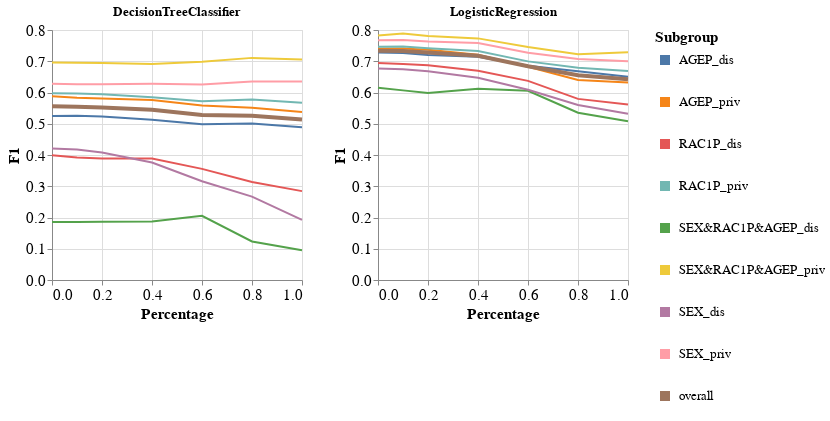

Source (notebook cell):
### Code cell
visualizer.create_subgroups_grid_pct_lines_per_model_plot(subgroup_metric='F1',
                                                          target_preprocessing_technique=PREPROCESSING_TECHNIQUES[0],
                                                          model_names=MODEL_NAMES)

### Figure 1 — Vega-Lite specification as saved in the notebook (floating-point values rounded to 4 significant figures)
{"config": {"view": {"continuousWidth": 400, "continuousHeight": 300}, "axis": {"labelFontSize": 15, "titleFontSize": 15}, "legend": {"labelFontSize": 13, "symbolStrokeWidth": 10, "titleFontSize": 15}}, "vconcat": [{"hconcat": [{"mark": "line", "encoding": {"color": {"field": "Subgroup", "type": "nominal"}, "strokeWidth": {"condition": {"value": 4, "test": "datum.Subgroup == 'overall'"}, "value": 2}, "x": {"field": "Percentage", "type": "quantitative"}, "y": {"field": "Metric_Value", "title": "F1", "type": "quantitative"}}, "height": 250, "title": "DecisionTreeClassifier", "width": 250}, {"data": {"name": "data-c7e24a27112a6fb73e3b926513cf6b7b"}, "mark": "line", "encoding": {"color": {"field": "Subgroup", "type": "nominal"}, "strokeWidth": {"condition": {"value": 4, "test": "datum.Subgroup == 'overall'"}, "value": 2}, "x": {"field": "Percentage", "type": "quantitative"}, "y": {"field": "Metric_Value", "title": "F1", "type": "quantitative"}}, "height": 250, "title": "LogisticRegression", "width": 250}]}], "data": {"name": "data-fd22a82f2b8f12ae63ba0e1f8821de91"}, "$schema": "https://vega.github.io/schema/vega-lite/v4.17.0.json", "datasets": {"data-fd22a82f2b8f12ae63ba0e1f8821de91": [{"Model_Name": "DecisionTreeClassifier", "Test_Set_Index": 0.0, "Metric": "F1", "Subgroup": "AGEP_dis", "Num_Estimators": 10.0, "Metric_Value": 0.5249, "Percentage": 0.0}, {"Model_Name": "DecisionTreeClassifier", "Test_Set_Index": 0.0, "Metric": "F1", "Subgroup": "AGEP_priv", "Num_Estimators": 10.0, "Metric_Value": 0.5876, "Percentage": 0.0}, {"Model_Name": "DecisionTreeClassifier", "Test_Set_Index": 0.0, "Metric": "F1", "Subgroup": "RAC1P_dis", "Num_Estimators": 10.0, "Metric_Value": 0.3993, "Percentage": 0.0}, {"Model_Name": "DecisionTreeClassifier", "Test_Set_Index": 0.0, "Metric": "F1", "Subgroup": "RAC1P_priv", "Num_Estimators": 10.0, "Metric_Value": 0.5974, "Percentage": 0.0}, {"Model_Name": "DecisionTreeClassifier", "Test_Set_Index": 0.0, "Metric": "F1", "Subgroup": "SEX&RAC1P&AGEP_dis", "Num_Estimators": 10.0, "Metric_Value": 0.1856, "Percentage": 0.0}, {"Model_Name": "DecisionTreeClassifier", "Test_Set_Index": 0.0, "Metric": "F1", "Subgroup": "SEX&RAC1P&AGEP_priv", "Num_Estimators": 10.0, "Metric_Value": 0.6963, "Percentage": 0.0}, {"Model_Name": "DecisionTreeClassifier", "Test_Set_Index": 0.0, "Metric": "F1", "Subgroup": "SEX_dis", "Num_Estimators": 10.0, "Metric_Value": 0.4205, "Percentage": 0.0}, {"Model_Name": "DecisionTreeClassifier", "Test_Set_Index": 0.0, "Metric": "F1", "Subgroup": "SEX_priv", "Num_Estimators": 10.0, "Metric_Value": 0.6283, "Percentage": 0.0}, {"Model_Name": "DecisionTreeClassifier", "Test_Set_Index": 0.0, "Metric": "F1", "Subgroup": "overall", "Num_Estimators": 10.0, "Metric_Value": 0.5563, "Percentage": 0.0}, {"Model_Name": "DecisionTreeClassifier", "Test_Set_Index": 1.0, "Metric": "F1", "Subgroup": "AGEP_dis", "Num_Estimators": 10.0, "Metric_Value": 0.5253, "Percentage": 0.1}, {"Model_Name": "DecisionTreeClassifier", "Test_Set_Index": 1.0, "Metric": "F1", "Subgroup": "AGEP_priv", "Num_Estimators": 10.0, "Metric_Value": 0.5832, "Percentage": 0.1}, {"Model_Name": "DecisionTreeClassifier", "Test_Set_Index": 1.0, "Metric": "F1", "Subgroup": "RAC1P_dis", "Num_Estimators": 10.0, "Metric_Value": 0.3918, "Percentage": 0.1}, {"Model_Name": "DecisionTreeClassifier", "Test_Set_Index": 1.0, "Metric": "F1", "Subgroup": "RAC1P_priv", "Num_Estimators": 10.0, "Metric_Value": 0.5968, "Percentage": 0.1}, {"Model_Name": "DecisionTreeClassifier", "Test_Set_Index": 1.0, "Metric": "F1", "Subgroup": "SEX&RAC1P&AGEP_dis", "Num_Estimators": 10.0, "Metric_Value": 0.1856, "Percentage": 0.1}, {"Model_Name": "DecisionTreeClassifier", "Test_Set_Index": 1.0, "Metric": "F1", "Subgroup": "SEX&RAC1P&AGEP_priv", "Num_Estimators": 10.0, "Metric_Value": 0.6948, "Percentage": 0.1}, {"Model_Name": "DecisionTreeClassifier", "Test_Set_Index": 1.0, "Metric": "F1", "Subgroup": "SEX_dis", "Num_Estimators": 10.0, "Metric_Value": 0.4175, "Percentage": 0.1}, {"Model_Name": "DecisionTreeClassifier", "Test_Set_Index": 1.0, "Metric": "F1", "Subgroup": "SEX_priv", "Num_Estimators": 10.0, "Metric_Value": 0.6265, "Percentage": 0.1}, {"Model_Name": "DecisionTreeClassifier", "Test_Set_Index": 1.0, "Metric": "F1", "Subgroup": "overall", "Num_Estimators": 10.0, "Metric_Value": 0.5542, "Percentage": 0.1}, {"Model_Name": "DecisionTreeClassifier", "Test_Set_Index": 2.0, "Metric": "F1", "Subgroup": "AGEP_dis", "Num_Estimators": 10.0, "Metric_Value": 0.5228, "Percentage": 0.2}, {"Model_Name": "DecisionTreeClassifier", "Test_Set_Index": 2.0, "Metric": "F1", "Subgroup": "AGEP_priv", "Num_Estimators": 10.0, "Metric_Value": 0.5808, "Percentage": 0.2}, {"Model_Name": "DecisionTreeClassifier", "Test_Set_Index": 2.0, "Metric": "F1", "Subgroup": "RAC1P_dis", "Num_Estimators": 10.0, "Metric_Value": 0.3885, "Percentage": 0.2}, {"Model_Name": "DecisionTreeClassifier", "Test_Set_Index": 2.0, "Metric": "F1", "Subgroup": "RAC1P_priv", "Num_Estimators": 10.0, "Metric_Value": 0.5946, "Percentage": 0.2}, {"Model_Name": "DecisionTreeClassifier", "Test_Set_Index": 2.0, "Metric": "F1", "Subgroup": "SEX&RAC1P&AGEP_dis", "Num_Estimators": 10.0, "Metric_Value": 0.1867, "Percentage": 0.2}, {"Model_Name": "DecisionTreeClassifier", "Test_Set_Index": 2.0, "Metric": "F1", "Subgroup": "SEX&RAC1P&AGEP_priv", "Num_Estimators": 10.0, "Metric_Value": 0.6945, "Percentage": 0.2}, {"Model_Name": "DecisionTreeClassifier", "Test_Set_Index": 2.0, "Metric": "F1", "Subgroup": "SEX_dis", "Num_Estimators": 10.0, "Metric_Value": 0.408, "Percentage": 0.2}, {"Model_Name": "DecisionTreeClassifier", "Test_Set_Index": 2.0, "Metric": "F1", "Subgroup": "SEX_priv", "Num_Estimators": 10.0, "Metric_Value": 0.6267, "Percentage": 0.2}, {"Model_Name": "DecisionTreeClassifier", "Test_Set_Index": 2.0, "Metric": "F1", "Subgroup": "overall", "Num_Estimators": 10.0, "Metric_Value": 0.5519, "Percentage": 0.2}, {"Model_Name": "DecisionTreeClassifier", "Test_Set_Index": 3.0, "Metric": "F1", "Subgroup": "AGEP_dis", "Num_Estimators": 10.0, "Metric_Value": 0.5126, "Percentage": 0.4}, {"Model_Name": "DecisionTreeClassifier", "Test_Set_Index": 3.0, "Metric": "F1", "Subgroup": "AGEP_priv", "Num_Estimators": 10.0, "Metric_Value": 0.5763, "Percentage": 0.4}, {"Model_Name": "DecisionTreeClassifier", "Test_Set_Index": 3.0, "Metric": "F1", "Subgroup": "RAC1P_dis", "Num_Estimators": 10.0, "Metric_Value": 0.3889, "Percentage": 0.4}, {"Model_Name": "DecisionTreeClassifier", "Test_Set_Index": 3.0, "Metric": "F1", "Subgroup": "RAC1P_priv", "Num_Estimators": 10.0, "Metric_Value": 0.585, "Percentage": 0.4}, {"Model_Name": "DecisionTreeClassifier", "Test_Set_Index": 3.0, "Metric": "F1", "Subgroup": "SEX&RAC1P&AGEP_dis", "Num_Estimators": 10.0, "Metric_Value": 0.1874, "Percentage": 0.4}, {"Model_Name": "DecisionTreeClassifier", "Test_Set_Index": 3.0, "Metric": "F1", "Subgroup": "SEX&RAC1P&AGEP_priv", "Num_Estimators": 10.0, "Metric_Value": 0.691, "Percentage": 0.4}, {"Model_Name": "DecisionTreeClassifier", "Test_Set_Index": 3.0, "Metric": "F1", "Subgroup": "SEX_dis", "Num_Estimators": 10.0, "Metric_Value": 0.3761, "Percentage": 0.4}, {"Model_Name": "DecisionTreeClassifier", "Test_Set_Index": 3.0, "Metric": "F1", "Subgroup": "SEX_priv", "Num_Estimators": 10.0, "Metric_Value": 0.6279, "Percentage": 0.4}, {"Model_Name": "DecisionTreeClassifier", "Test_Set_Index": 3.0, "Metric": "F1", "Subgroup": "overall", "Num_Estimators": 10.0, "Metric_Value": 0.5445, "Percentage": 0.4}, {"Model_Name": "DecisionTreeClassifier", "Test_Set_Index": 4.0, "Metric": "F1", "Subgroup": "AGEP_dis", "Num_Estimators": 10.0, "Metric_Value": 0.498, "Percentage": 0.6}, {"Model_Name": "DecisionTreeClassifier", "Test_Set_Index": 4.0, "Metric": "F1", "Subgroup": "AGEP_priv", "Num_Estimators": 10.0, "Metric_Value": 0.5588, "Percentage": 0.6}, {"Model_Name": "DecisionTreeClassifier", "Test_Set_Index": 4.0, "Metric": "F1", "Subgroup": "RAC1P_dis", "Num_Estimators": 10.0, "Metric_Value": 0.3556, "Percentage": 0.6}, {"Model_Name": "DecisionTreeClassifier", "Test_Set_Index": 4.0, "Metric": "F1", "Subgroup": "RAC1P_priv", "Num_Estimators": 10.0, "Metric_Value": 0.5723, "Percentage": 0.6}, {"Model_Name": "DecisionTreeClassifier", "Test_Set_Index": 4.0, "Metric": "F1", "Subgroup": "SEX&RAC1P&AGEP_dis", "Num_Estimators": 10.0, "Metric_Value": 0.2056, "Percentage": 0.6}, {"Model_Name": "DecisionTreeClassifier", "Test_Set_Index": 4.0, "Metric": "F1", "Subgroup": "SEX&RAC1P&AGEP_priv", "Num_Estimators": 10.0, "Metric_Value": 0.6982, "Percentage": 0.6}, {"Model_Name": "DecisionTreeClassifier", "Test_Set_Index": 4.0, "Metric": "F1", "Subgroup": "SEX_dis", "Num_Estimators": 10.0, "Metric_Value": 0.3158, "Percentage": 0.6}, {"Model_Name": "DecisionTreeClassifier", "Test_Set_Index": 4.0, "Metric": "F1", "Subgroup": "SEX_priv", "Num_Estimators": 10.0, "Metric_Value": 0.626, "Percentage": 0.6}, {"Model_Name": "DecisionTreeClassifier", "Test_Set_Index": 4.0, "Metric": "F1", "Subgroup": "overall", "Num_Estimators": 10.0, "Metric_Value": 0.5282, "Percentage": 0.6}, {"Model_Name": "DecisionTreeClassifier", "Test_Set_Index": 5.0, "Metric": "F1", "Subgroup": "AGEP_dis", "Num_Estimators": 10.0, "Metric_Value": 0.5006, "Percentage": 0.8}, {"Model_Name": "DecisionTreeClassifier", "Test_Set_Index": 5.0, "Metric": "F1", "Subgroup": "AGEP_priv", "Num_Estimators": 10.0, "Metric_Value": 0.5513, "Percentage": 0.8}, {"Model_Name": "DecisionTreeClassifier", "Test_Set_Index": 5.0, "Metric": "F1", "Subgroup": "RAC1P_dis", "Num_Estimators": 10.0, "Metric_Value": 0.3135, "Percentage": 0.8}, {"Model_Name": "DecisionTreeClassifier", "Test_Set_Index": 5.0, "Metric": "F1", "Subgroup": "RAC1P_priv", "Num_Estimators": 10.0, "Metric_Value": 0.5773, "Percentage": 0.8}, {"Model_Name": "DecisionTreeClassifier", "Test_Set_Index": 5.0, "Metric": "F1", "Subgroup": "SEX&RAC1P&AGEP_dis", "Num_Estimators": 10.0, "Metric_Value": 0.1234, "Percentage": 0.8}, {"Model_Name": "DecisionTreeClassifier", "Test_Set_Index": 5.0, "Metric": "F1", "Subgroup": "SEX&RAC1P&AGEP_priv", "Num_Estimators": 10.0, "Metric_Value": 0.7108, "Percentage": 0.8}, {"Model_Name": "DecisionTreeClassifier", "Test_Set_Index": 5.0, "Metric": "F1", "Subgroup": "SEX_dis", "Num_Estimators": 10.0, "Metric_Value": 0.2668, "Percentage": 0.8}, {"Model_Name": "DecisionTreeClassifier", "Test_Set_Index": 5.0, "Metric": "F1", "Subgroup": "SEX_priv", "Num_Estimators": 10.0, "Metric_Value": 0.6353, "Percentage": 0.8}, {"Model_Name": "DecisionTreeClassifier", "Test_Set_Index": 5.0, "Metric": "F1", "Subgroup": "overall", "Num_Estimators": 10.0, "Metric_Value": 0.5258, "Percentage": 0.8}, {"Model_Name": "DecisionTreeClassifier", "Test_Set_Index": 6.0, "Metric": "F1", "Subgroup": "AGEP_dis", "Num_Estimators": 10.0, "Metric_Value": 0.4888, "Percentage": 1.0}, {"Model_Name": "DecisionTreeClassifier", "Test_Set_Index": 6.0, "Metric": "F1", "Subgroup": "AGEP_priv", "Num_Estimators": 10.0, "Metric_Value": 0.5378, "Percentage": 1.0}, {"Model_Name": "DecisionTreeClassifier", "Test_Set_Index": 6.0, "Metric": "F1", "Subgroup": "RAC1P_dis", "Num_Estimators": 10.0, "Metric_Value": 0.2844, "Percentage": 1.0}, {"Model_Name": "DecisionTreeClassifier", "Test_Set_Index": 6.0, "Metric": "F1", "Subgroup": "RAC1P_priv", "Num_Estimators": 10.0, "Metric_Value": 0.5671, "Percentage": 1.0}, {"Model_Name": "DecisionTreeClassifier", "Test_Set_Index": 6.0, "Metric": "F1", "Subgroup": "SEX&RAC1P&AGEP_dis", "Num_Estimators": 10.0, "Metric_Value": 0.09516, "Percentage": 1.0}, {"Model_Name": "DecisionTreeClassifier", "Test_Set_Index": 6.0, "Metric": "F1", "Subgroup": "SEX&RAC1P&AGEP_priv", "Num_Estimators": 10.0, "Metric_Value": 0.7056, "Percentage": 1.0}, {"Model_Name": "DecisionTreeClassifier", "Test_Set_Index": 6.0, "Metric": "F1", "Subgroup": "SEX_dis", "Num_Estimators": 10.0, "Metric_Value": 0.1923, "Percentage": 1.0}, {"Model_Name": "DecisionTreeClassifier", "Test_Set_Index": 6.0, "Metric": "F1", "Subgroup": "SEX_priv", "Num_Estimators": 10.0, "Metric_Value": 0.6349, "Percentage": 1.0}, {"Model_Name": "DecisionTreeClassifier", "Test_Set_Index": 6.0, "Metric": "F1", "Subgroup": "overall", "Num_Estimators": 10.0, "Metric_Value": 0.5133, "Percentage": 1.0}], "data-c7e24a27112a6fb73e3b926513cf6b7b": [{"Model_Name": "LogisticRegression", "Test_Set_Index": 0.0, "Metric": "F1", "Subgroup": "AGEP_dis", "Num_Estimators": 10.0, "Metric_Value": 0.7281, "Percentage": 0.0}, {"Model_Name": "LogisticRegression", "Test_Set_Index": 0.0, "Metric": "F1", "Subgroup": "AGEP_priv", "Num_Estimators": 10.0, "Metric_Value": 0.7398, "Percentage": 0.0}, {"Model_Name": "LogisticRegression", "Test_Set_Index": 0.0, "Metric": "F1", "Subgroup": "RAC1P_dis", "Num_Estimators": 10.0, "Metric_Value": 0.6944, "Percentage": 0.0}, {"Model_Name": "LogisticRegression", "Test_Set_Index": 0.0, "Metric": "F1", "Subgroup": "RAC1P_priv", "Num_Estimators": 10.0, "Metric_Value": 0.7465, "Percentage": 0.0}, {"Model_Name": "LogisticRegression", "Test_Set_Index": 0.0, "Metric": "F1", "Subgroup": "SEX&RAC1P&AGEP_dis", "Num_Estimators": 10.0, "Metric_Value": 0.6154, "Percentage": 0.0}, {"Model_Name": "LogisticRegression", "Test_Set_Index": 0.0, "Metric": "F1", "Subgroup": "SEX&RAC1P&AGEP_priv", "Num_Estimators": 10.0, "Metric_Value": 0.7828, "Percentage": 0.0}, {"Model_Name": "LogisticRegression", "Test_Set_Index": 0.0, "Metric": "F1", "Subgroup": "SEX_dis", "Num_Estimators": 10.0, "Metric_Value": 0.6769, "Percentage": 0.0}, {"Model_Name": "LogisticRegression", "Test_Set_Index": 0.0, "Metric": "F1", "Subgroup": "SEX_priv", "Num_Estimators": 10.0, "Metric_Value": 0.7674, "Percentage": 0.0}, {"Model_Name": "LogisticRegression", "Test_Set_Index": 0.0, "Metric": "F1", "Subgroup": "overall", "Num_Estimators": 10.0, "Metric_Value": 0.7337, "Percentage": 0.0}, {"Model_Name": "LogisticRegression", "Test_Set_Index": 1.0, "Metric": "F1", "Subgroup": "AGEP_dis", "Num_Estimators": 10.0, "Metric_Value": 0.7263, "Percentage": 0.1}, {"Model_Name": "LogisticRegression", "Test_Set_Index": 1.0, "Metric": "F1", "Subgroup": "AGEP_priv", "Num_Estimators": 10.0, "Metric_Value": 0.7407, "Percentage": 0.1}, {"Model_Name": "LogisticRegression", "Test_Set_Index": 1.0, "Metric": "F1", "Subgroup": "RAC1P_dis", "Num_Estimators": 10.0, "Metric_Value": 0.691, "Percentage": 0.1}, {"Model_Name": "LogisticRegression", "Test_Set_Index": 1.0, "Metric": "F1", "Subgroup": "RAC1P_priv", "Num_Estimators": 10.0, "Metric_Value": 0.7468, "Percentage": 0.1}, {"Model_Name": "LogisticRegression", "Test_Set_Index": 1.0, "Metric": "F1", "Subgroup": "SEX&RAC1P&AGEP_dis", "Num_Estimators": 10.0, "Metric_Value": 0.6068, "Percentage": 0.1}, {"Model_Name": "LogisticRegression", "Test_Set_Index": 1.0, "Metric": "F1", "Subgroup": "SEX&RAC1P&AGEP_priv", "Num_Estimators": 10.0, "Metric_Value": 0.7886, "Percentage": 0.1}, {"Model_Name": "LogisticRegression", "Test_Set_Index": 1.0, "Metric": "F1", "Subgroup": "SEX_dis", "Num_Estimators": 10.0, "Metric_Value": 0.6741, "Percentage": 0.1}, {"Model_Name": "LogisticRegression", "Test_Set_Index": 1.0, "Metric": "F1", "Subgroup": "SEX_priv", "Num_Estimators": 10.0, "Metric_Value": 0.7682, "Percentage": 0.1}, {"Model_Name": "LogisticRegression", "Test_Set_Index": 1.0, "Metric": "F1", "Subgroup": "overall", "Num_Estimators": 10.0, "Metric_Value": 0.7331, "Percentage": 0.1}, {"Model_Name": "LogisticRegression", "Test_Set_Index": 2.0, "Metric": "F1", "Subgroup": "AGEP_dis", "Num_Estimators": 10.0, "Metric_Value": 0.7198, "Percentage": 0.2}, {"Model_Name": "LogisticRegression", "Test_Set_Index": 2.0, "Metric": "F1", "Subgroup": "AGEP_priv", "Num_Estimators": 10.0, "Metric_Value": 0.7369, "Percentage": 0.2}, {"Model_Name": "LogisticRegression", "Test_Set_Index": 2.0, "Metric": "F1", "Subgroup": "RAC1P_dis", "Num_Estimators": 10.0, "Metric_Value": 0.687, "Percentage": 0.2}, {"Model_Name": "LogisticRegression", "Test_Set_Index": 2.0, "Metric": "F1", "Subgroup": "RAC1P_priv", "Num_Estimators": 10.0, "Metric_Value": 0.7413, "Percentage": 0.2}, {"Model_Name": "LogisticRegression", "Test_Set_Index": 2.0, "Metric": "F1", "Subgroup": "SEX&RAC1P&AGEP_dis", "Num_Estimators": 10.0, "Metric_Value": 0.5981, "Percentage": 0.2}, {"Model_Name": "LogisticRegression", "Test_Set_Index": 2.0, "Metric": "F1", "Subgroup": "SEX&RAC1P&AGEP_priv", "Num_Estimators": 10.0, "Metric_Value": 0.7804, "Percentage": 0.2}, {"Model_Name": "LogisticRegression", "Test_Set_Index": 2.0, "Metric": "F1", "Subgroup": "SEX_dis", "Num_Estimators": 10.0, "Metric_Value": 0.668, "Percentage": 0.2}, {"Model_Name": "LogisticRegression", "Test_Set_Index": 2.0, "Metric": "F1", "Subgroup": "SEX_priv", "Num_Estimators": 10.0, "Metric_Value": 0.763, "Percentage": 0.2}, {"Model_Name": "LogisticRegression", "Test_Set_Index": 2.0, "Metric": "F1", "Subgroup": "overall", "Num_Estimators": 10.0, "Metric_Value": 0.7278, "Percentage": 0.2}, {"Model_Name": "LogisticRegression", "Test_Set_Index": 3.0, "Metric": "F1", "Subgroup": "AGEP_dis", "Num_Estimators": 10.0, "Metric_Value": 0.7145, "Percentage": 0.4}, {"Model_Name": "LogisticRegression", "Test_Set_Index": 3.0, "Metric": "F1", "Subgroup": "AGEP_priv", "Num_Estimators": 10.0, "Metric_Value": 0.7208, "Percentage": 0.4}, {"Model_Name": "LogisticRegression", "Test_Set_Index": 3.0, "Metric": "F1", "Subgroup": "RAC1P_dis", "Num_Estimators": 10.0, "Metric_Value": 0.6697, "Percentage": 0.4}, {"Model_Name": "LogisticRegression", "Test_Set_Index": 3.0, "Metric": "F1", "Subgroup": "RAC1P_priv", "Num_Estimators": 10.0, "Metric_Value": 0.7331, "Percentage": 0.4}, {"Model_Name": "LogisticRegression", "Test_Set_Index": 3.0, "Metric": "F1", "Subgroup": "SEX&RAC1P&AGEP_dis", "Num_Estimators": 10.0, "Metric_Value": 0.6116, "Percentage": 0.4}, {"Model_Name": "LogisticRegression", "Test_Set_Index": 3.0, "Metric": "F1", "Subgroup": "SEX&RAC1P&AGEP_priv", "Num_Estimators": 10.0, "Metric_Value": 0.7732, "Percentage": 0.4}, {"Model_Name": "LogisticRegression", "Test_Set_Index": 3.0, "Metric": "F1", "Subgroup": "SEX_dis", "Num_Estimators": 10.0, "Metric_Value": 0.647, "Percentage": 0.4}, {"Model_Name": "LogisticRegression", "Test_Set_Index": 3.0, "Metric": "F1", "Subgroup": "SEX_priv", "Num_Estimators": 10.0, "Metric_Value": 0.7581, "Percentage": 0.4}, {"Model_Name": "LogisticRegression", "Test_Set_Index": 3.0, "Metric": "F1", "Subgroup": "overall", "Num_Estimators": 10.0, "Metric_Value": 0.7174, "Percentage": 0.4}, {"Model_Name": "LogisticRegression", "Test_Set_Index": 4.0, "Metric": "F1", "Subgroup": "AGEP_dis", "Num_Estimators": 10.0, "Metric_Value": 0.686, "Percentage": 0.6}, {"Model_Name": "LogisticRegression", "Test_Set_Index": 4.0, "Metric": "F1", "Subgroup": "AGEP_priv", "Num_Estimators": 10.0, "Metric_Value": 0.6821, "Percentage": 0.6}, {"Model_Name": "LogisticRegression", "Test_Set_Index": 4.0, "Metric": "F1", "Subgroup": "RAC1P_dis", "Num_Estimators": 10.0, "Metric_Value": 0.6373, "Percentage": 0.6}, {"Model_Name": "LogisticRegression", "Test_Set_Index": 4.0, "Metric": "F1", "Subgroup": "RAC1P_priv", "Num_Estimators": 10.0, "Metric_Value": 0.6996, "Percentage": 0.6}, {"Model_Name": "LogisticRegression", "Test_Set_Index": 4.0, "Metric": "F1", "Subgroup": "SEX&RAC1P&AGEP_dis", "Num_Estimators": 10.0, "Metric_Value": 0.6053, "Percentage": 0.6}, {"Model_Name": "LogisticRegression", "Test_Set_Index": 4.0, "Metric": "F1", "Subgroup": "SEX&RAC1P&AGEP_priv", "Num_Estimators": 10.0, "Metric_Value": 0.7454, "Percentage": 0.6}, {"Model_Name": "LogisticRegression", "Test_Set_Index": 4.0, "Metric": "F1", "Subgroup": "SEX_dis", "Num_Estimators": 10.0, "Metric_Value": 0.6085, "Percentage": 0.6}, {"Model_Name": "LogisticRegression", "Test_Set_Index": 4.0, "Metric": "F1", "Subgroup": "SEX_priv", "Num_Estimators": 10.0, "Metric_Value": 0.727, "Percentage": 0.6}, {"Model_Name": "LogisticRegression", "Test_Set_Index": 4.0, "Metric": "F1", "Subgroup": "overall", "Num_Estimators": 10.0, "Metric_Value": 0.6842, "Percentage": 0.6}, {"Model_Name": "LogisticRegression", "Test_Set_Index": 5.0, "Metric": "F1", "Subgroup": "AGEP_dis", "Num_Estimators": 10.0, "Metric_Value": 0.6677, "Percentage": 0.8}, {"Model_Name": "LogisticRegression", "Test_Set_Index": 5.0, "Metric": "F1", "Subgroup": "AGEP_priv", "Num_Estimators": 10.0, "Metric_Value": 0.6398, "Percentage": 0.8}, {"Model_Name": "LogisticRegression", "Test_Set_Index": 5.0, "Metric": "F1", "Subgroup": "RAC1P_dis", "Num_Estimators": 10.0, "Metric_Value": 0.5796, "Percentage": 0.8}, {"Model_Name": "LogisticRegression", "Test_Set_Index": 5.0, "Metric": "F1", "Subgroup": "RAC1P_priv", "Num_Estimators": 10.0, "Metric_Value": 0.6792, "Percentage": 0.8}, {"Model_Name": "LogisticRegression", "Test_Set_Index": 5.0, "Metric": "F1", "Subgroup": "SEX&RAC1P&AGEP_dis", "Num_Estimators": 10.0, "Metric_Value": 0.5355, "Percentage": 0.8}, {"Model_Name": "LogisticRegression", "Test_Set_Index": 5.0, "Metric": "F1", "Subgroup": "SEX&RAC1P&AGEP_priv", "Num_Estimators": 10.0, "Metric_Value": 0.7225, "Percentage": 0.8}, {"Model_Name": "LogisticRegression", "Test_Set_Index": 5.0, "Metric": "F1", "Subgroup": "SEX_dis", "Num_Estimators": 10.0, "Metric_Value": 0.56, "Percentage": 0.8}, {"Model_Name": "LogisticRegression", "Test_Set_Index": 5.0, "Metric": "F1", "Subgroup": "SEX_priv", "Num_Estimators": 10.0, "Metric_Value": 0.7072, "Percentage": 0.8}, {"Model_Name": "LogisticRegression", "Test_Set_Index": 5.0, "Metric": "F1", "Subgroup": "overall", "Num_Estimators": 10.0, "Metric_Value": 0.6552, "Percentage": 0.8}, {"Model_Name": "LogisticRegression", "Test_Set_Index": 6.0, "Metric": "F1", "Subgroup": "AGEP_dis", "Num_Estimators": 10.0, "Metric_Value": 0.6508, "Percentage": 1.0}, {"Model_Name": "LogisticRegression", "Test_Set_Index": 6.0, "Metric": "F1", "Subgroup": "AGEP_priv", "Num_Estimators": 10.0, "Metric_Value": 0.6317, "Percentage": 1.0}, {"Model_Name": "LogisticRegression", "Test_Set_Index": 6.0, "Metric": "F1", "Subgroup": "RAC1P_dis", "Num_Estimators": 10.0, "Metric_Value": 0.5619, "Percentage": 1.0}, {"Model_Name": "LogisticRegression", "Test_Set_Index": 6.0, "Metric": "F1", "Subgroup": "RAC1P_priv", "Num_Estimators": 10.0, "Metric_Value": 0.6686, "Percentage": 1.0}, {"Model_Name": "LogisticRegression", "Test_Set_Index": 6.0, "Metric": "F1", "Subgroup": "SEX&RAC1P&AGEP_dis", "Num_Estimators": 10.0, "Metric_Value": 0.5083, "Percentage": 1.0}, {"Model_Name": "LogisticRegression", "Test_Set_Index": 6.0, "Metric": "F1", "Subgroup": "SEX&RAC1P&AGEP_priv", "Num_Estimators": 10.0, "Metric_Value": 0.7285, "Percentage": 1.0}, {"Model_Name": "LogisticRegression", "Test_Set_Index": 6.0, "Metric": "F1", "Subgroup": "SEX_dis", "Num_Estimators": 10.0, "Metric_Value": 0.5319, "Percentage": 1.0}, {"Model_Name": "LogisticRegression", "Test_Set_Index": 6.0, "Metric": "F1", "Subgroup": "SEX_priv", "Num_Estimators": 10.0, "Metric_Value": 0.7, "Percentage": 1.0}, {"Model_Name": "LogisticRegression", "Test_Set_Index": 6.0, "Metric": "F1", "Subgroup": "overall", "Num_Estimators": 10.0, "Metric_Value": 0.6424, "Percentage": 1.0}]}}
